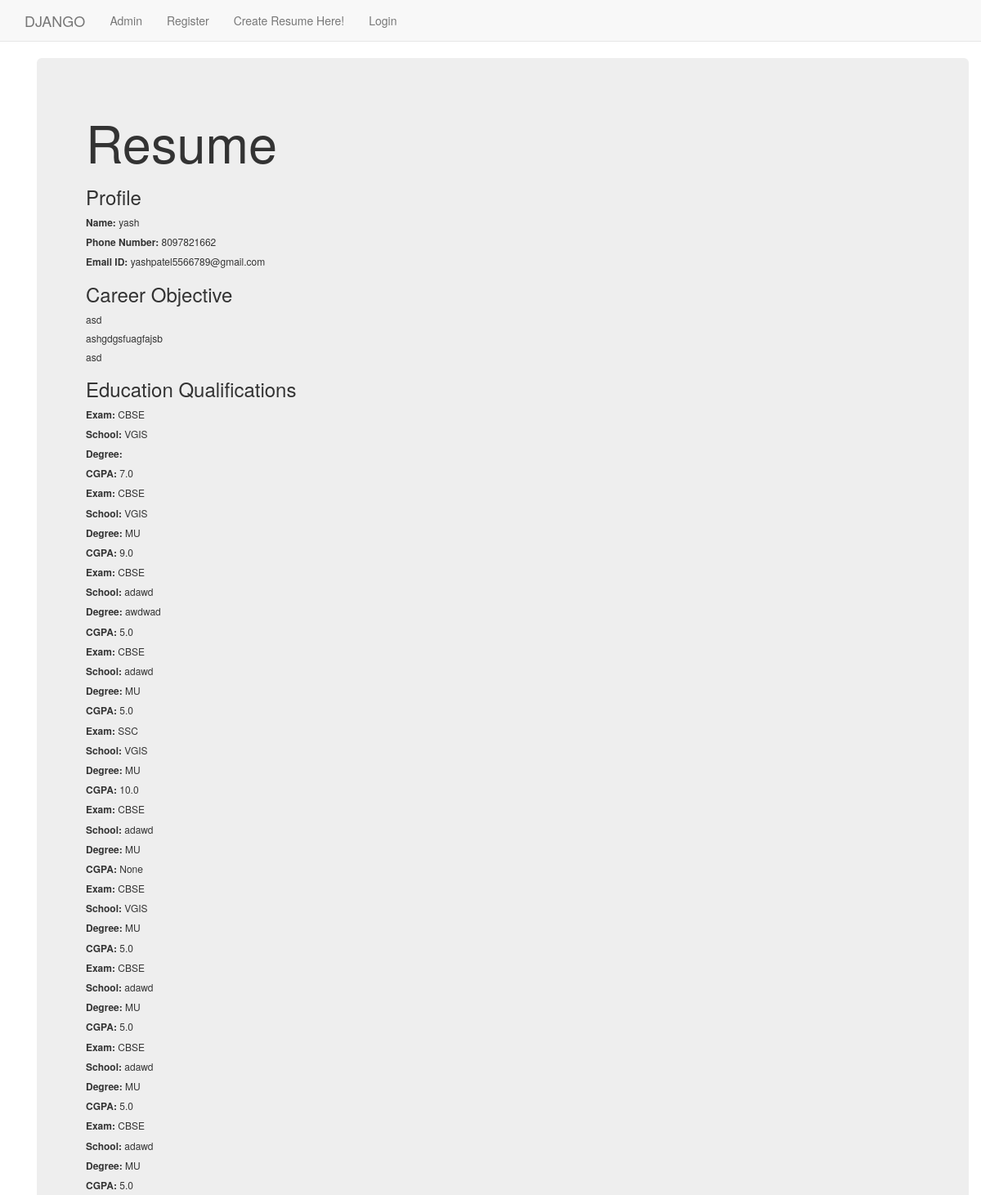
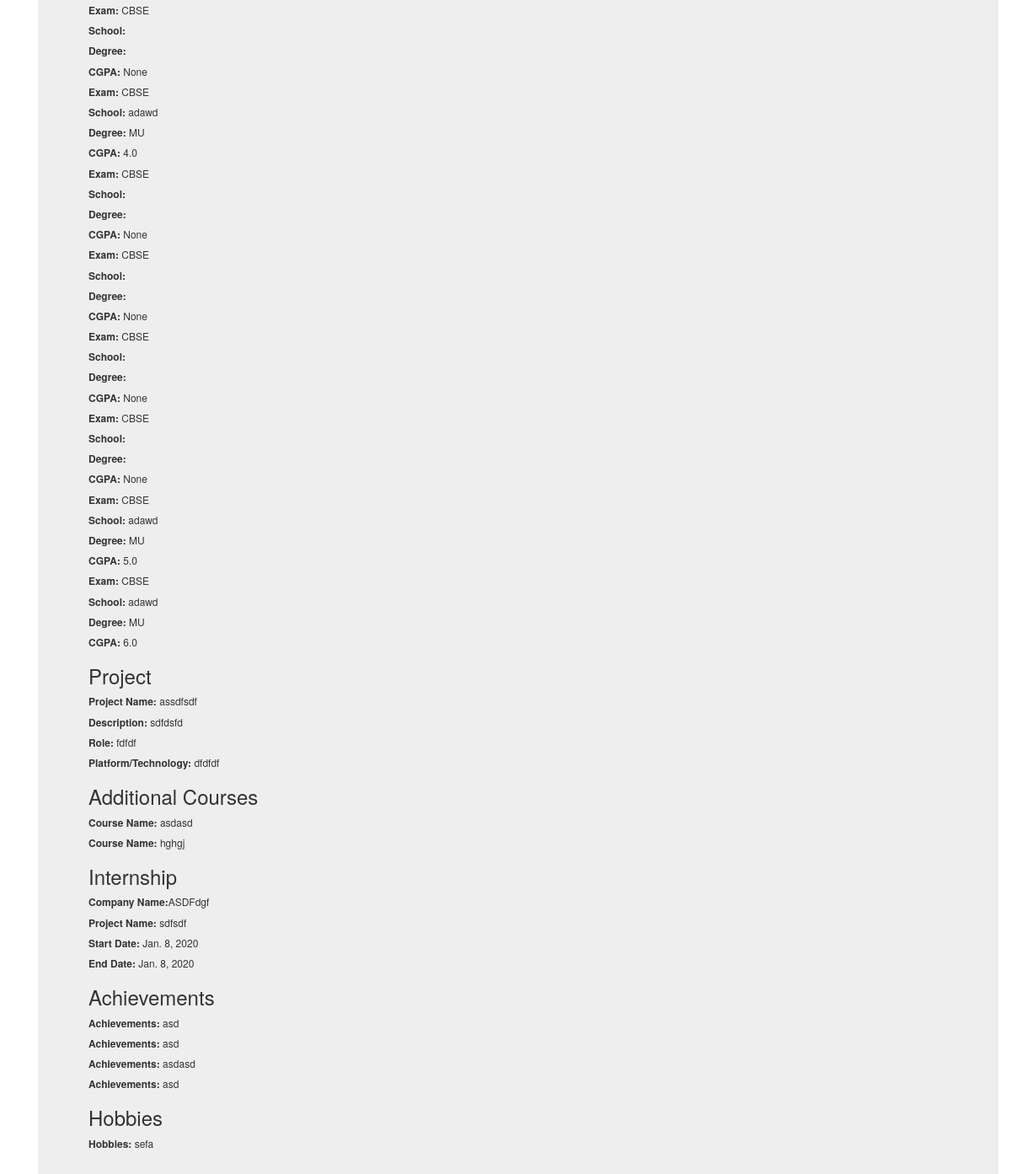
Before: /dappx/resume/ with the older database file (2 pictures, top to bottom).
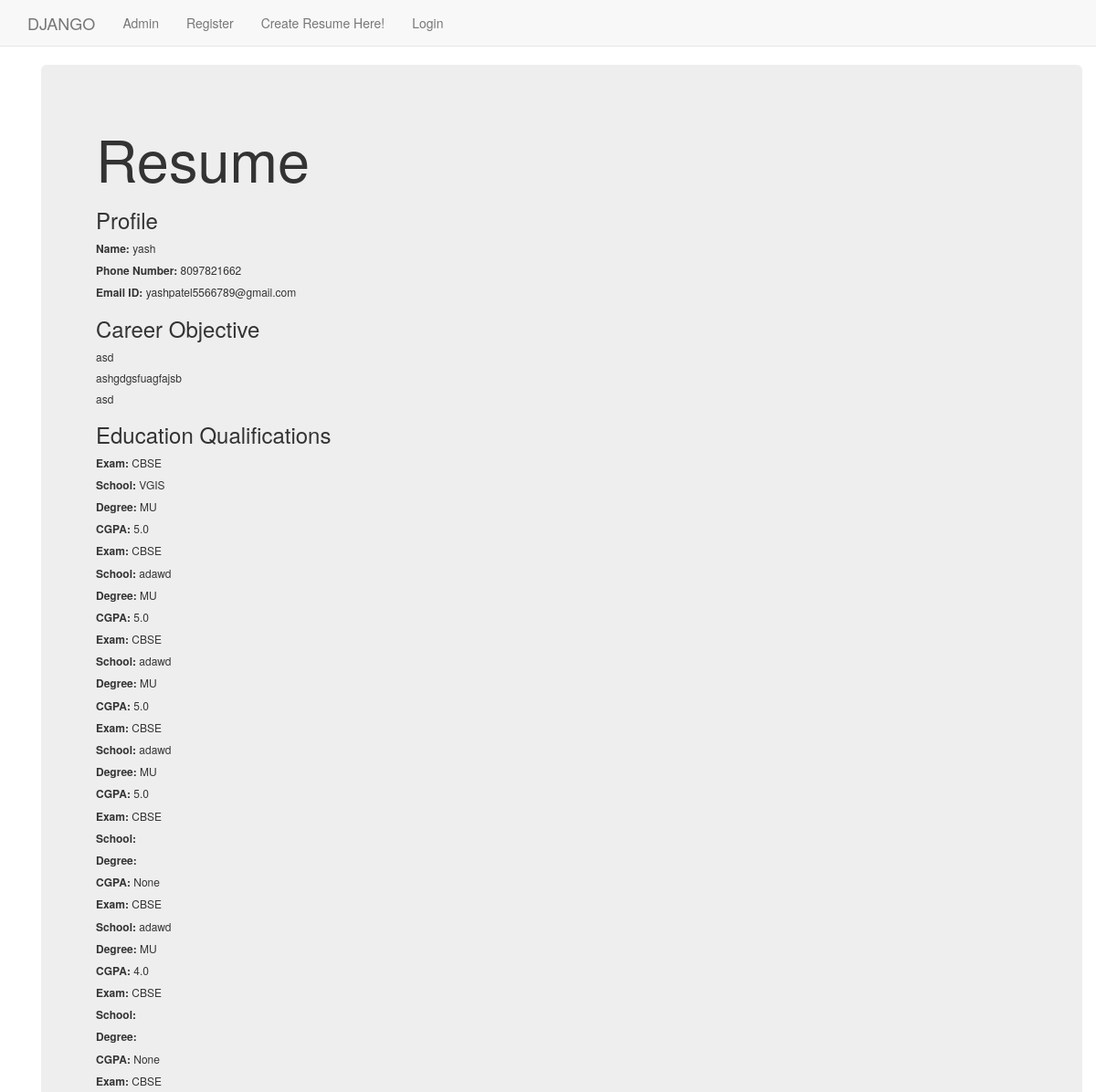
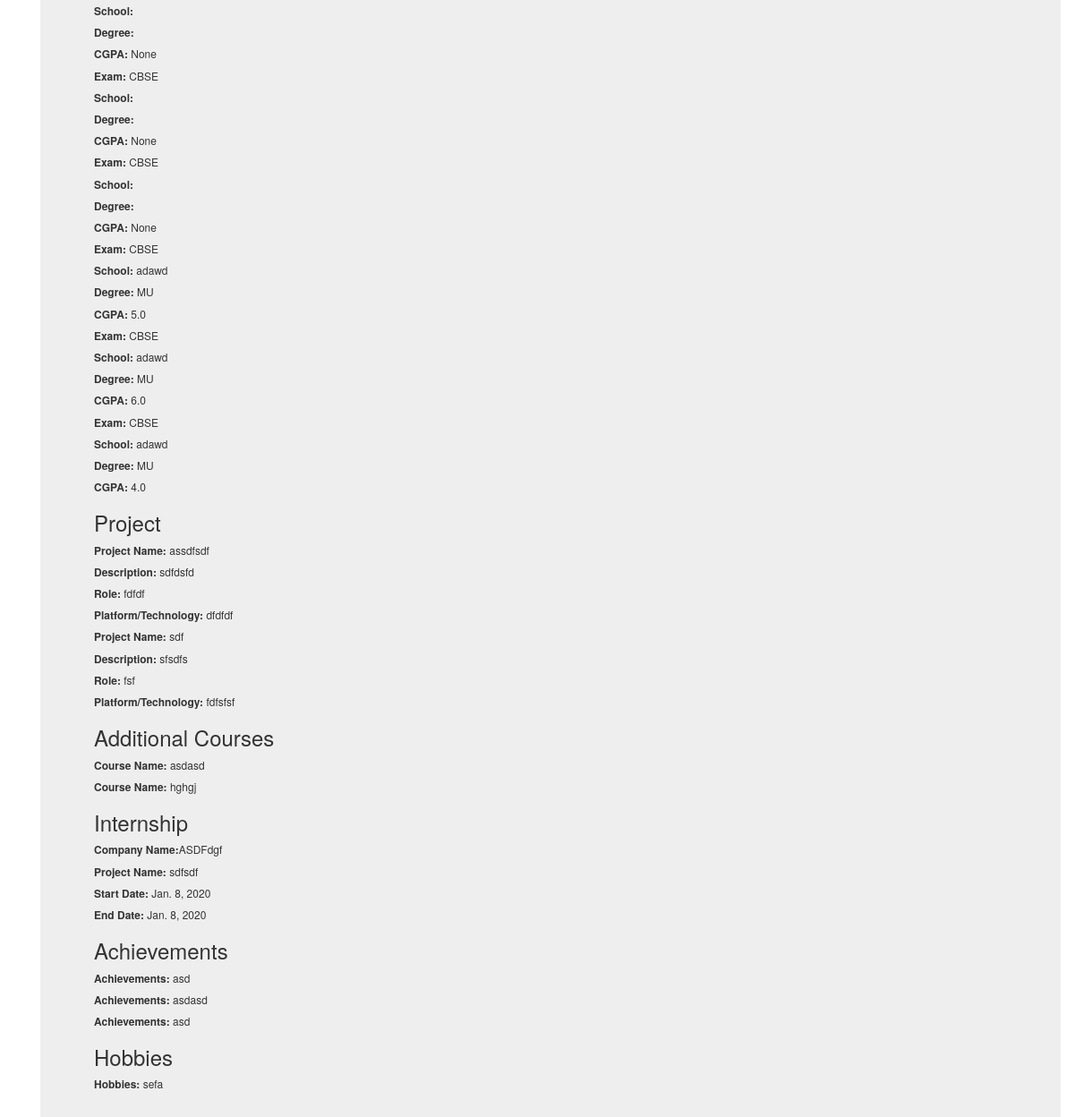
After: the same page with the newer database file (2 pictures, top to bottom).
### dappx/models.py (models this page shows, shortened)
class Profile(models.Model):
    user = models.OneToOneField(User, on_delete=models.CASCADE)
    name = models.CharField(max_length=255, blank=True)
    phone_number = models.CharField(max_length=255, blank=True)
    email = models.EmailField(max_length=255, blank=True)

class Career(models.Model):
    resume = models.ForeignKey(Resume, on_delete=models.CASCADE, blank=True)
    career = models.CharField(max_length=5000, blank=True)

class Education(models.Model):
    resume = models.ForeignKey(Resume, on_delete=models.CASCADE, blank=True)
    exam = models.CharField(max_length=255, blank=True)
    school = models.CharField(max_length=255, blank=True)
    degree = models.CharField(max_length=255, blank=True)
    cgpa = models.FloatField(null=True, blank=True)
    class Meta:
        verbose_name_plural = "Education"

class Project(models.Model):
    resume = models.ForeignKey(Resume, on_delete=models.CASCADE, blank=True)
    project_name = models.CharField(max_length=255, blank=True)
    description = models.CharField(max_length=5000, blank=True)
    role = models.CharField(max_length=255, blank=True)
    platform = models.CharField(max_length=255, blank=True)

class Additional_courses(models.Model):
    resume = models.ForeignKey(Resume, on_delete=models.CASCADE, blank=True)
    course_name = models.CharField(max_length=5000, blank=True)

class Internship(models.Model):
    resume = models.ForeignKey(Resume, on_delete=models.CASCADE, blank=True)
    company_name = models.CharField(max_length=255, blank=True)
    project_name = models.CharField(max_length=255, blank=True)
    start_date = models.DateField(null=True, blank=True)
    end_date = models.DateField(null=True, blank=True)

class Achievement(models.Model):
    resume = models.ForeignKey(Resume, on_delete=models.CASCADE, blank=True)
    achievement = models.CharField(max_length=5000, blank=True, null=True)

class Hobbies(models.Model):
    resume = models.ForeignKey(Resume, on_delete=models.CASCADE, blank=True)
    hobbies = models.CharField(max_length=5000, blank=True)

### dappx/views.py (the view)
class ResumeView(ListView):
    context_object_name = 'resume'
    template_name = 'dappx/resume.html'
    queryset = Profile.objects.all()
    def get_context_data(self, **kwargs):
        context = super(ResumeView, self).get_context_data(**kwargs)
        context['educations'] = Education.objects.all()
        context['careers'] = Career.objects.all()
        context['projects'] = Project.objects.all()
        context['additionals'] = Additional_courses.objects.all()
        context['internships'] = Internship.objects.all()
        context['achievements'] = Achievement.objects.all()
        context['hobbies'] = Hobbies.objects.all()
        context['profiles'] = self.queryset
        return context

### templates/dappx/resume.html
{% extends "dappx/base.html" %}
{% load static %}
{% block body_block %}
<div class="container">
    <div class="jumbotron">
        <h1>Resume</h1>
        <h3>Profile</h3>
        {% for profile in profiles %}
        <h6><b>Name:</b> {{ profile.name }}</h6>
        <h6><b>Phone Number:</b> {{ profile.phone_number }}</h6>
        <h6><b>Email ID:</b> {{ profile.email }}</h6>
        {% endfor %}
        <h3>Career Objective</h3>
        {% for career in careers %}
        <h6>{{ career.career }}</h6>
        {% endfor %}
        <h3>Education Qualifications</h3>
        {% for education in educations %}
        <h6><b>Exam:</b> {{ education.exam }}</h6>
        <h6><b>School:</b> {{ education.school }}</h6>
        <h6><b>Degree:</b> {{ education.degree }}</h6>
        <h6><b>CGPA:</b> {{ education.cgpa }}</h6>
        {% endfor %}
        <h3>Project</h3>
        {% for project in projects %}
        <h6><b>Project Name:</b> {{ project.project_name }}</h6>
        <h6><b>Description:</b> {{ project.description }}</h6>
        <h6><b>Role: </b>{{ project.role }}</h6>
        <h6><b>Platform/Technology:</b> {{ project.platform }}</h6>
        {% endfor %}
        <h3>Additional Courses</h3>
        {% for additional in additionals %}
        <h6><b>Course Name:</b> {{ additional.course_name }}</h6>
        {% endfor %}
        <h3>Internship</h3>
        {% for internship in internships %}
        <h6><b>Company Name:</b>{{ internship.company_name }}</h6>
        <h6><b>Project Name:</b> {{ internship.project_name }}</h6>
        <h6><b>Start Date: </b>{{ internship.start_date }}</h6>
        <h6><b>End Date:</b> {{ internship.end_date }}</h6>
        {% endfor %}
        <h3>Achievements</h3>
        {% for achievement in achievements %}
        <h6><b>Achievements:</b> {{ achievement.achievement }}</h6>
        {% endfor %}
        <h3>Hobbies</h3>
        {% for hobbies in hobbies %}
        <h6><b>Hobbies:</b> {{ hobbies.hobbies }}</h6>
        {% endfor %}
    </div>
</div>
{% endblock %}

Changed rows visible on the page:
removed Education: exam "CBSE", school "VGIS", cgpa "7.0"
removed Education: exam "CBSE", school "VGIS", degree "MU", cgpa "9.0"
removed Education: exam "CBSE", school "adawd", degree "awdwad", cgpa "5.0"
removed Education: exam "CBSE", school "adawd", degree "MU", cgpa "5.0"
removed Education: exam "SSC", school "VGIS", degree "MU", cgpa "10.0"
removed Education: exam "CBSE", school "adawd", degree "MU", cgpa "None"
removed Achievement: achievement "asd"
added Education: exam "CBSE", school "adawd", degree "MU", cgpa "4.0"
added Project: project_name "sdf", description "sfsdfs", role "fsf", platform "fdfsfsf"
